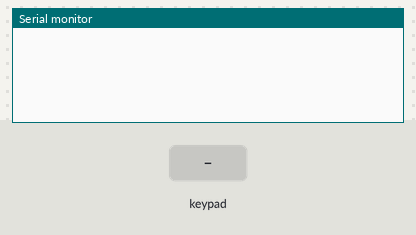
A sketch run on a simulated Arduino Uno, built with avr-gcc and run on an emulated ATmega328P. Parts: the last lines printed to the serial monitor. The test bench sets the inputs (shaded band). No radio packets arrive unless stated.

Above: at 4.8 s.
4.9 s: key '1' pressed
At 6.5 s:
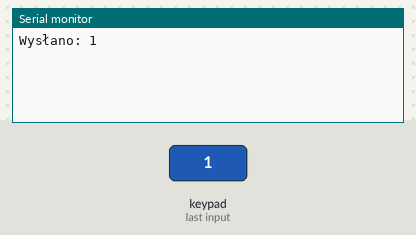
7.6 s: key 'A' pressed
At 12.6 s:
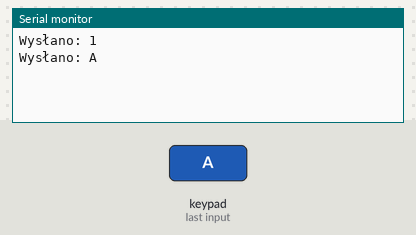
13.5 s: key 'B' pressed
At 18.6 s:
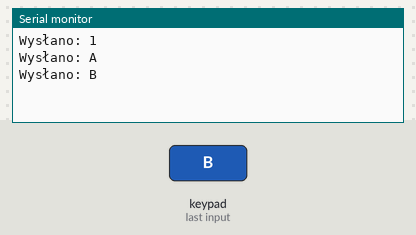
19.5 s: key 'C' pressed
At 24.7 s:
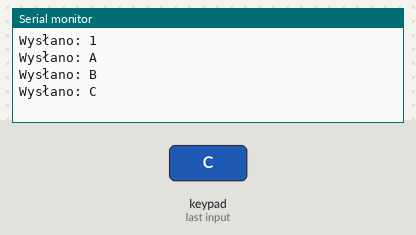
25.5 s: key '*' pressed
At 30.7 s:
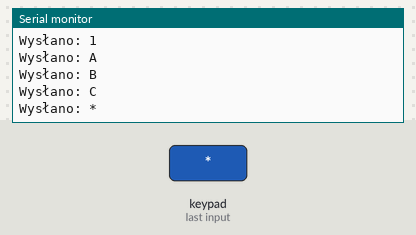
31.5 s: key '#' pressed
At 36.7 s:
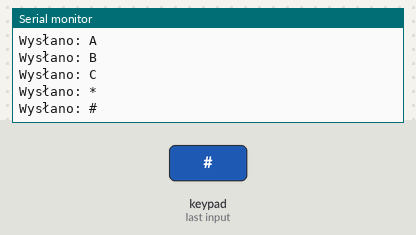

Measured:
- after the input at 4.9 s, the serial monitor: prints a new line after 1.1 s (image 1)
- after the input at 7.6 s, the serial monitor: prints a new line after 4.4 s (image 2)
- after the input at 13.5 s, the serial monitor: prints a new line after 4.5 s (image 3)
- after the input at 19.5 s, the serial monitor: prints a new line after 4.5 s (image 4)
- after the input at 25.5 s, the serial monitor: prints a new line after 4.5 s (image 5)
- after the input at 31.5 s, the serial monitor: prints a new line after 4.5 s (image 6)

The sketch:

nadajnik-keypad.ino
```cpp
#include <SPI.h>
#include <nRF24L01.h>
#include <RF24.h>
#include <Keypad.h>

#define CE_PIN 9
#define CSN_PIN 10

const byte numRows = 4;
const byte numCols = 4;

char keys[numRows][numCols] = {
  {'1', '2', '3', 'A'},
  {'4', '5', '6', 'B'},
  {'7', '8', '9', 'C'},
  {'*', '0', '#', 'D'}
};

byte rowPins[numRows] = {6, 7, 8, A1};  // Zmiana pinu z 9 na A1 dla wiersza 4
byte colPins[numCols] = {3, 4, 5, A0};  // Piny dla kolumn

Keypad keypad = Keypad(makeKeymap(keys), rowPins, colPins, numRows, numCols);

RF24 radio(CE_PIN, CSN_PIN);

const byte address[6] = "00001"; // Adres dla komunikacji

void setup() {
  Serial.begin(9600);
  radio.begin();
  radio.openWritingPipe(address);
  radio.setPALevel(RF24_PA_HIGH);
  radio.stopListening();
}
char znak [32] ="hello" ;

void loop() {
  char key = keypad.getKey();

  if (key) {
    Serial.print("Wysłano: ");
    Serial.println(key);
    radio.write(&key, sizeof(key));
  }
  delay(2000);
  radio.write(&znak, sizeof(znak));
}
```
